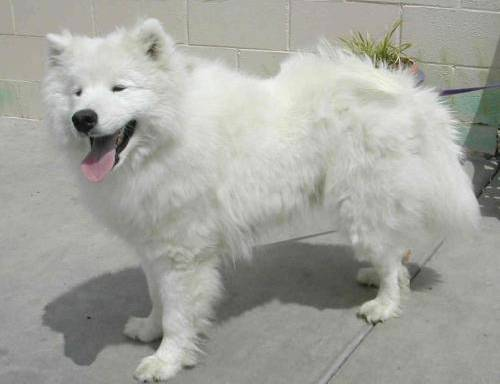
#> input picture src/data/dogs/dog.10359.jpg, 500 x 384 px
$ python rezised_images.py
#> lines starting #> are read from the running program, lines starting #| are printed output that depends on the picture
import os
from PIL import Image
import numpy as np


data_dir = '../data/'
output_dir = '../data/resized_images'
categories = ['dogs', 'cats']


def calculate_average_dimensions(data_dir, categories):
    """Calculate the average dimensions of images in a directory

    Args:
        data_dir (_type_): _description_
        categories (_type_): _description_

    Returns:
        _type_: _description_
    """
#> called with data_dir = '../data/'
    widths, heights = [], []

    for category in categories:
        category_path = os.path.join(data_dir, category)
        for img_name in os.listdir(category_path):
            img_path = os.path.join(category_path, img_name)
            try:
                img = Image.open(img_path)
#> img is the input picture: PIL image 500x384 RGB; mean R, G, B 163.7, 164.5, 158.3
                widths.append(img.width)
                heights.append(img.height)
            except Exception as e:
                print(f"Error loading image {img_path}: {e}")
#> pass 2 of the loop in calculate_average_dimensions, `for category in categories:`:
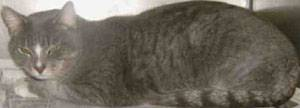
#> input picture src/data/cats/cat.10192.jpg, 300 x 108 px
#> in calculate_average_dimensions, img is the input picture: PIL image 300x108 RGB; mean R, G, B 111.6, 105.2, 94.4

    avg_width = int(np.mean(widths))
#> avg_width = 400
    avg_height = int(np.mean(heights))
#> avg_height = 246
    print(f"Average dimensions: {avg_width}x{avg_height}")
#| Average dimensions: 400x246
    return avg_width, avg_height


avg_width, avg_height = calculate_average_dimensions(data_dir, categories)
#> avg_width = 400; avg_height = 246


target_size = (64, 64)


def resize_and_save_images(data_dir, output_dir, categories, target_size):
    """Resize images in a directory and save them to a new directory

    Args:
        data_dir (_type_): _description_
        output_dir (_type_): _description_
        categories (_type_): _description_
        target_size (_type_): _description_
    """
#> called with data_dir = '../data/', output_dir = '../data/resized_images', target_size = (64, 64)
    os.makedirs(output_dir, exist_ok=True)

    for category in categories:
        category_path = os.path.join(data_dir, category)
        output_category_path = os.path.join(output_dir, category)
        os.makedirs(output_category_path, exist_ok=True)

        for img_name in os.listdir(category_path):
            img_path = os.path.join(category_path, img_name)
            try:
                img = Image.open(img_path)
                img_resized = img.resize(target_size)
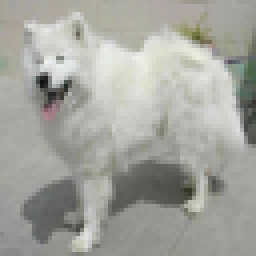
#> img_resized: PIL image 64x64 RGB (shown 4 times larger); mean R, G, B 163.7, 164.5, 158.3
                img_resized.save(os.path.join(output_category_path, img_name))
            except Exception as e:
                print(f"Error resizing image {img_path}: {e}")
#> pass 2 of the loop in resize_and_save_images, `for category in categories:`:
#> in resize_and_save_images, `img_resized = img.resize(target_size)`:
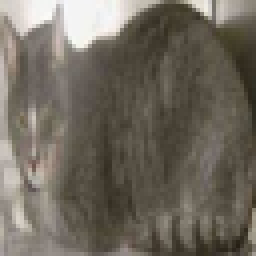
#> img_resized: PIL image 64x64 RGB (shown 4 times larger); mean R, G, B 111.6, 105.2, 94.4


resize_and_save_images(data_dir, output_dir, categories, target_size)
print(f"Images have been resized and saved to '{output_dir}' with target size {target_size}")
